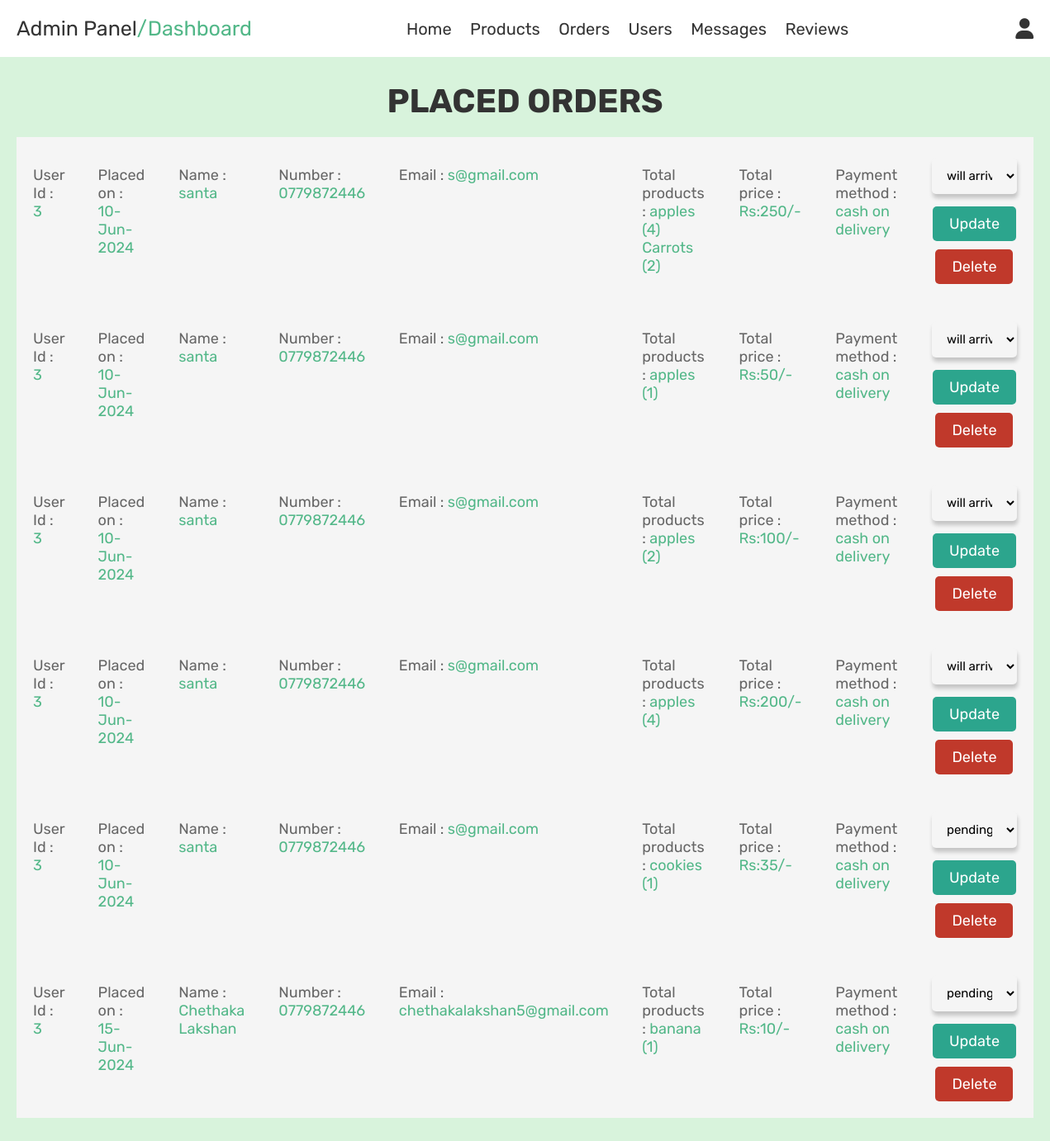
Before: /admin_orders.php (signed in) with the older database file.
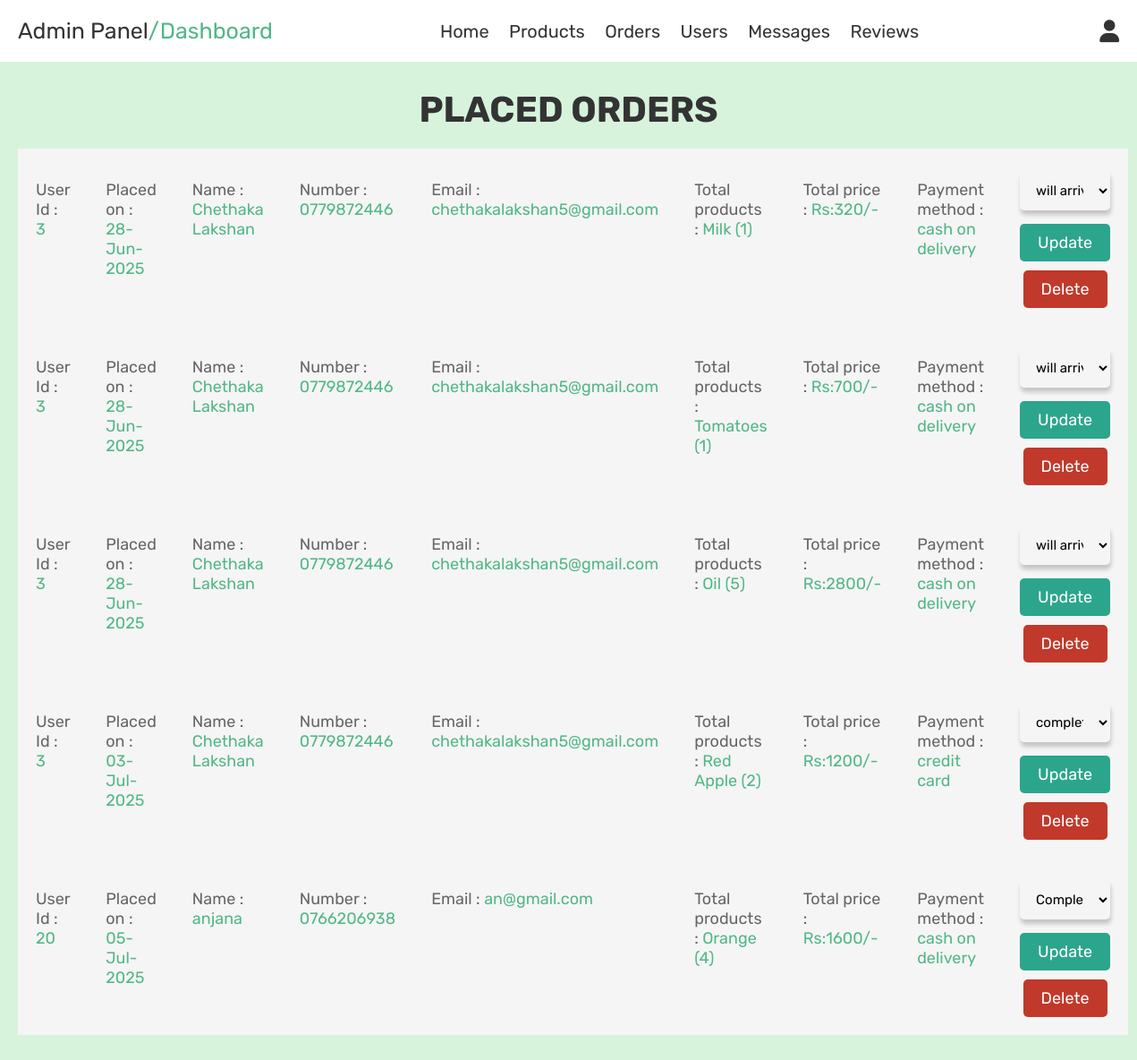
After: the same page with the newer database file.
### tables this page shows
CREATE TABLE `orders` (
  `id` int(100) NOT NULL,
  `user_id` int(100) NOT NULL,
  `name` varchar(100) NOT NULL,
  `number` varchar(12) NOT NULL,
  `email` varchar(100) NOT NULL,
  `method` varchar(50) NOT NULL,
  `total_products` varchar(1000) NOT NULL,
  `total_price` int(100) NOT NULL,
  `placed_on` varchar(50) NOT NULL,
  `payment_status` varchar(20) NOT NULL DEFAULT 'pending'
);

### admin_orders.php (the view, shortened to what this page needs)
<?php
include 'config.php';
?>
<!DOCTYPE html>
<html lang="en">
<head>
    <link rel="stylesheet" href="https://cdnjs.cloudflare.com/ajax/libs/font-awesome/6.0.0/css/all.min.css">
    <link rel="stylesheet" href="css/admin_style.css">
</head>
<body>
    <?php include 'admin_header.php'; ?>
    <section class="orders">
        <h1 class="title">placed orders</h1>
        <div class="box-container">
            <?php
            $select_orders = mysqli_query($conn, "SELECT * FROM `orders`") or die('query failed');
            if (mysqli_num_rows($select_orders) > 0) {
                while ($fetch_orders = mysqli_fetch_assoc($select_orders)) {
            ?>
                    <div class="box">
                        <p> User Id : <span><?php echo $fetch_orders['user_id']; ?></span> </p>
                        <p> Placed on : <span> <?php echo $fetch_orders['placed_on']; ?></span> </p>
                        <p> Name : <span><?php echo $fetch_orders['name']; ?></span> </p>
                        <p> Number : <span><?php echo $fetch_orders['number']; ?></span> </p>
                        <p> Email : <span><?php echo $fetch_orders['email']; ?></span> </p>
                        <p> Total products : <span><?php echo $fetch_orders['total_products']; ?></span> </p>
                        <p> Total price : <span>Rs:<?php echo $fetch_orders['total_price']; ?>/-</span> </p>
                        <p> Payment method : <span><?php echo $fetch_orders['method']; ?></span> </p>
                        <form action="" method="post">
                            <select name="update_payment">
                                <option value="" selected disabled><?php echo $fetch_orders['payment_status']; ?></option>
                            </select>
                            <input type="submit" value="update" name="update_order" class="option-btn">
                            <a href="admin_orders.php?delete=<?php echo $fetch_orders['id']; ?>" onclick="return confirm('delete this order?');" class="delete-btn">Delete</a>
                        </form>
                    </div>
            <?php
                }
            } else {
                echo '<p class="empty">No orders placed yet!</p>';
            }
            ?>
        </div>
    </section>
</body>
</html>

Changed rows visible on the page:
removed orders: user "3", placed_on "10-Jun-2024", name "santa", number "0779872446", email "s@gmail.com", total_products "apples (4) Carrots (2)", total_price "250", method "cash on delivery", update_payment "will arrive soon"
removed orders: user "3", placed_on "10-Jun-2024", name "santa", number "0779872446", email "s@gmail.com", total_products "apples (1)", total_price "50", method "cash on delivery", update_payment "will arrive soon"
removed orders: user "3", placed_on "10-Jun-2024", name "santa", number "0779872446", email "s@gmail.com", total_products "apples (2)", total_price "100", method "cash on delivery", update_payment "will arrive soon"
removed orders: user "3", placed_on "10-Jun-2024", name "santa", number "0779872446", email "s@gmail.com", total_products "apples (4)", total_price "200", method "cash on delivery", update_payment "will arrive soon"
removed orders: user "3", placed_on "10-Jun-2024", name "santa", number "0779872446", email "s@gmail.com", total_products "cookies (1)", total_price "35", method "cash on delivery", update_payment "pending"
removed orders: user "3", placed_on "15-Jun-2024", name "Chethaka Lakshan", number "0779872446", email "chethakalakshan5@gmail.com", total_products "banana (1)", total_price "10", method "cash on delivery", update_payment "pending"
added orders: user "3", placed_on "28-Jun-2025", name "Chethaka Lakshan", number "0779872446", email "chethakalakshan5@gmail.com", total_products "Milk (1)", total_price "320", method "cash on delivery", update_payment "will arrive soon"
added orders: user "3", placed_on "28-Jun-2025", name "Chethaka Lakshan", number "0779872446", email "chethakalakshan5@gmail.com", total_products "Tomatoes (1)", total_price "700", method "cash on delivery", update_payment "will arrive soon"
added orders: user "3", placed_on "28-Jun-2025", name "Chethaka Lakshan", number "0779872446", email "chethakalakshan5@gmail.com", total_products "Oil (5)", total_price "2800", method "cash on delivery", update_payment "will arrive soon"
added orders: user "3", placed_on "03-Jul-2025", name "Chethaka Lakshan", number "0779872446", email "chethakalakshan5@gmail.com", total_products "Red Apple (2)", total_price "1200", method "credit card", update_payment "completed"
added orders: user "20", placed_on "05-Jul-2025", name "anjana", number "0766206938", email "an@gmail.com", total_products "Orange (4)", total_price "1600", method "cash on delivery", update_payment "Completed"
